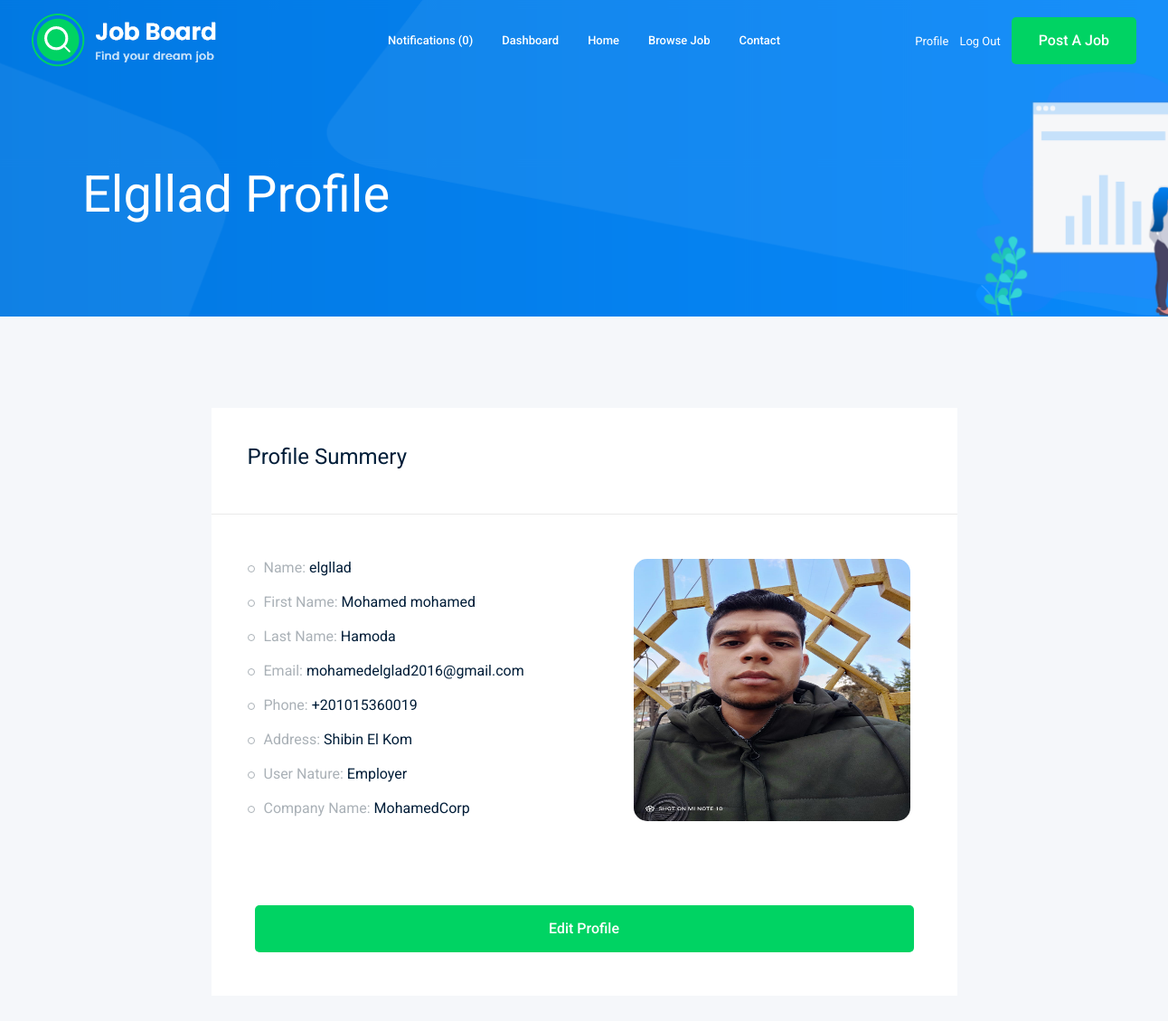
/accounts/profile/ (signed in, upper part), run on an earlier commit of the app's database.
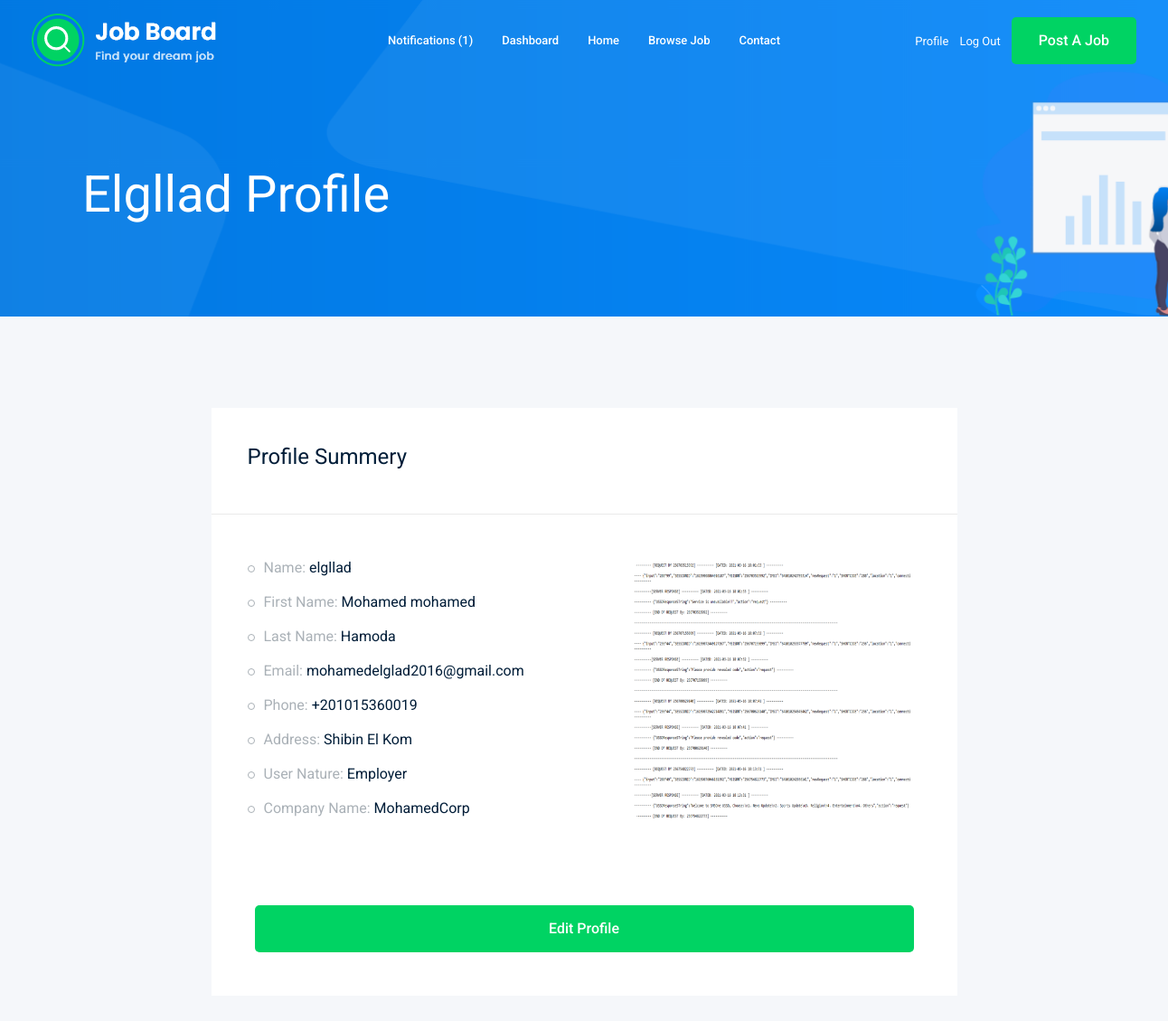
And on a later commit of the database.
### accounts/models.py (models this page shows, shortened)
class Profile(models.Model):
    user = models.OneToOneField(User, related_name='userprofile',on_delete=models.CASCADE)
    User_Type = models.CharField(max_length=30,choices=user_type)
    city = models.ForeignKey('City',related_name='user_city', on_delete=models.CASCADE,blank=True,null=True)
    phone = models.CharField(max_length = 15,blank=True,null=True)
    image = models.ImageField(upload_to='profile/',blank=True,null=True)
    company_Name= models.CharField(max_length=60,blank=True,null=True)

class City(models.Model):
    city_name = models.CharField(max_length=50)
    def __str__(self):
        return (self.city_name)

### accounts/views.py (the view)
# urls.py: path('profile/',views.profile,name='profile'),
def profile(request):
    profile = Profile.objects.get(user=request.user) # هنا بجيب اليوزر الي عامل لوجن
    return render(request,'accounts/profile.html',{'profile':profile})

### nnotification/context_processors.py (called while the page is built)
def notifications(request):
    if request.user.is_authenticated:
        return {'notifications': request.user.notifications.filter(is_read=False)}
    else:
        return {'notifications': []}

### accounts/templates/accounts/profile.html (shortened to what this page needs)
{% extends 'base.html' %}
{% load static %}
{% load bootstrap4 %}
{% block body %}
    <div class="bradcam_area bradcam_bg_1">
        <div class="container">
            <div class="row">
                <div class="col-xl-12">
                    <div class="bradcam_text">
                        <h3>{{profile.user}} Profile</h3>
                    </div>
                </div>
            </div>
        </div>
    </div>
    <div class="job_details_area">
        <div class="container">
            <div class="row">
                <div class="col-lg-9 mx-auto">
                    <div class="job_sumary">
                        <div class="summery_header">
                            <h3>Profile Summery</h3>
                        </div>
                        <div class="job_content " style="display:flex;justify-content:space-between">
                            <div >
                                <ul>
                                    <li>Name: <span>{{profile.user}}</span></li>
                                    <li>First Name: <span>{{profile.user.first_name}}</span></li>
                                    <li>Last Name: <span>{{profile.user.last_name}}</span></li>
                                    <li>Email: <span>{{profile.user.email}}</span></li>
                                    <li>Phone: <span>{{profile.phone}}</span></li>
                                    <li>Address: <span>{{profile.city}}</span></li>
                                    <li>User Nature: <span>{{profile.User_Type}}</span></li>
                                    <li>Company Name: <span>{{profile.company_Name}}</span></li>
                                </ul>
                                <div class='imageElglladd col-lg-9 mx-auto'
                                style="position: absolute;
                                top: 110px;
                                right: -254px;
                                margin-top: 57px;">
                                {% if profile.image %}
                                    <img style="  width: 50%;height: 290px;border-radius: 15px;" src="{{profile.image.url}}">
                                {% else %}
                                <img style="  width: 50%;height: 290px;border-radius: 15px;" src="{% static 'img/default.png'%}">
                                {% endif %}
                                </div>
                            </div>
                        </div>
                        <div class="p-5">
                            <a class="boxed-btn3 w-100" href="{% url 'accounts:profile_edit' %}">Edit Profile</a>
                        </div>
                    </div>
                </div>
            </div>
        </div>
    </div>
{% endblock body %}

What changed in the data, as far as the page shows it:
changed Profile "Employer": image: a different picture
Also different on the page:
{{ notifications.count }}: "0" → "1"
